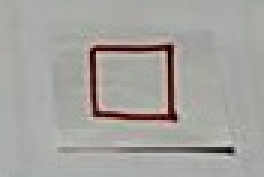
#> input picture recortes/inner_square_4.jpg, 88 x 59 px (shown 3 times larger)
$ python deteccionPoligono.py
#> lines starting #> are read from the running program, lines starting #| are printed output that depends on the picture; after the words box and inside, x2 and y2 are one past the last pixel; in counts of white or black regions, pixels touching at a corner belong together
import cv2
import numpy as np

nameWindow = "Calculadora"

def nothing(x):
    pass

def constructorVentana():
    cv2.namedWindow(nameWindow)
    cv2.createTrackbar("min", nameWindow, 0, 255, nothing)
    cv2.createTrackbar("max", nameWindow, 100, 255, nothing)
    cv2.createTrackbar("kernel", nameWindow, 1, 100, nothing)
    cv2.createTrackbar("areaMin", nameWindow, 500, 10000, nothing)

def calcularAreas(figuras):
    areas = []
    for figuraActual in figuras:
        areas.append(cv2.contourArea(figuraActual))
    return areas

def detectarFigura(imagenOriginal):
    imagenGris = cv2.cvtColor(imagenOriginal, cv2.COLOR_BGR2GRAY)
    cv2.imshow("Gris", imagenGris)
    min = cv2.getTrackbarPos("min", nameWindow)
    max = cv2.getTrackbarPos("max", nameWindow)
    bordes = cv2.Canny(imagenGris, min, max)
    cv2.imshow("Bordes", bordes)
    tamañoKernel = cv2.getTrackbarPos("kernel", nameWindow)
    kernel = np.ones((tamañoKernel, tamañoKernel), np.uint8)
    bordes = cv2.dilate(bordes, kernel)
    cv2.imshow("Bordes Modificado", bordes)
    figuras, jerarquia = cv2.findContours(bordes, cv2.RETR_TREE, cv2.CHAIN_APPROX_SIMPLE)
    areas = calcularAreas(figuras)
    i = 0
    areaMin = cv2.getTrackbarPos("areaMin", nameWindow)
    for figuraActual in figuras:
        if areas[i] >= areaMin:
            # Coordenadas vértices
            vertices = cv2.approxPolyDP(figuraActual, 0.05 * cv2.arcLength(figuraActual, True), True)
            if len(vertices) == 3:
                mensaje = "Triangulo"
                cv2.putText(imagenOriginal, mensaje, (10, 70), cv2.FONT_HERSHEY_SIMPLEX, 1, (0, 255, 0), 2, cv2.LINE_AA)
                cv2.drawContours(imagenOriginal, [figuraActual], 0, (0, 0, 255), 2)
            elif len(vertices) == 4:
                mensaje = "Cuadrado"
                cv2.putText(imagenOriginal, mensaje, (10, 70), cv2.FONT_HERSHEY_SIMPLEX, 1, (0, 255, 0), 2, cv2.LINE_AA)
                cv2.drawContours(imagenOriginal, [figuraActual], 0, (0, 0, 255), 2)
            elif len(vertices) == 5:
                mensaje = "Pentagono"
                cv2.putText(imagenOriginal, mensaje, (10, 70), cv2.FONT_HERSHEY_SIMPLEX, 1, (0, 255, 0), 2, cv2.LINE_AA)
                cv2.drawContours(imagenOriginal, [figuraActual], 0, (0, 0, 255), 2)
        i = i + 1
    cv2.imshow("Imagen", imagenOriginal)
    return imagenOriginal

# Carga la imagen (reemplaza 'nombre_de_la_imagen.jpg' por el nombre de tu imagen)

constructorVentana()
while True:
    imagen = cv2.imread('recortes/inner_square_4.jpg')
#> imagen is the input picture: shape (59, 88, 3); mean B, G, R 158.8, 162.9, 165
    imagen = cv2.resize(imagen, (400, 400))
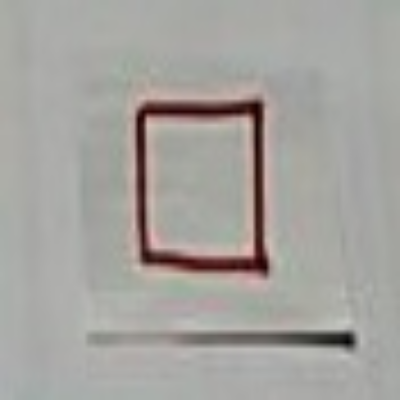
#> imagen: shape (400, 400, 3); mean B, G, R 158.7, 162.8, 164.9
    detectarFigura(imagen)
#> in detectarFigura, `imagenGris = cv2.cvtColor(imagenOriginal, cv2.COLOR_BGR2GRAY)`:
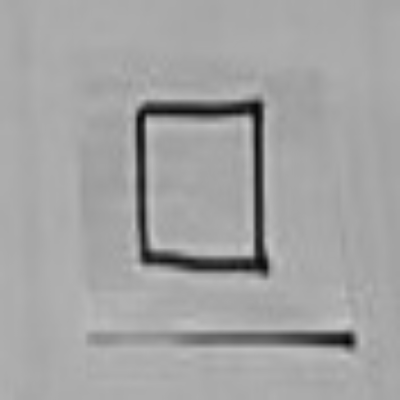
#> imagenGris: shape (400, 400); min 3, max 199, mean 163
#> in detectarFigura, `bordes = cv2.Canny(imagenGris, min, max)`:
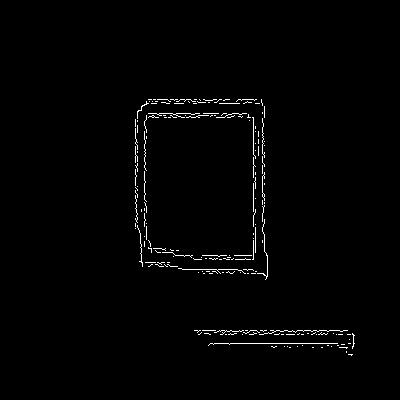
#> bordes: shape (400, 400); 1.2% white in thin lines or dots, all inside (x1, y1, x2, y2) = (135, 99, 355, 356)
#> in detectarFigura, `figuras, jerarquia = cv2.findContours(bordes, cv2.RETR_TREE, cv2.CHAIN..`: figuras = 191 contours, all with area under 20; jerarquia = 191 rows, first 6: [1, -1, -1, -1], [2, 0, -1, -1], [3, 1, -1, -1], [4, 2, -1, -1], [5, 3, -1, -1], [6, 4, -1, -1]
#> the loop in calcularAreas, `for figuraActual in figuras:` made 191 passes
#> figuraActual on passes 1 to 3: [[348, 354], [350, 354], [351, 355], [352, 354]], [[346, 351], [346, 352]], [[339, 347], [345, 347], [346, 348], [347, 347]]
#> after the loop in calcularAreas, `for figuraActual in figuras:`: areas = 191 values, max 6 at index 116, min 0 at index 1, mean 0.215
#> in detectarFigura, `areaMin = cv2.getTrackbarPos("areaMin", nameWindow)`: areaMin = 500
#> the loop in detectarFigura, `for figuraActual in figuras:` made 191 passes
#> after the loop in detectarFigura, `for figuraActual in figuras:`: i = 191
    k = cv2.waitKey(1)
#> (key q is pressed here)
    if k == ord('q'):
        break
cv2.destroyAllWindows()
